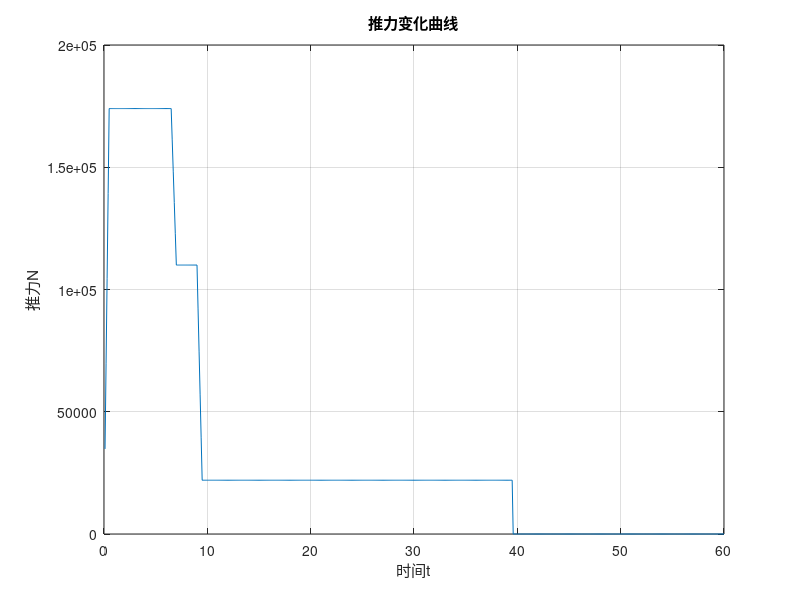
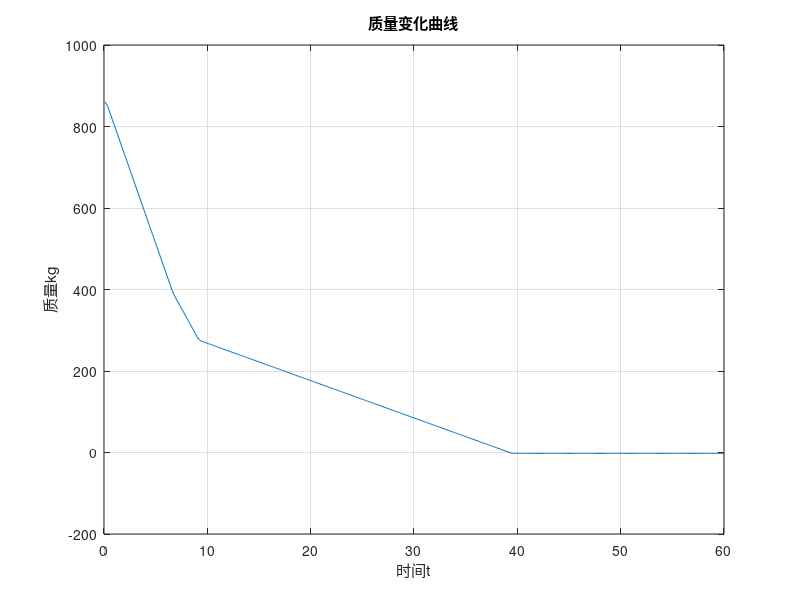

Reproduce these figures in MATLAB, in order.
clear
clc
close all

dt1u=0.5;
T1=6;
dt1d=0.5;
T2=2;
dt2d=0.5;
T3=30;
dt3d=0.1;


t1 = dt1u;
t2=t1+T1;
t3=t2+dt1d;
t4=t3+T2;
t5=t4+dt2d;
t6=t5+T3;
t7=t6+dt3d;

F1= 174 * 1000;
F2= 110 * 1000;
F3= 22 * 1000;

Isp = 245.0
m=726+135;
for i=1:1:600
    t=i*0.1;
    T(i)=t;
    FF=0;
    if t<t1
        FF = F1/dt1u*t;
    elseif t<t2
        FF = F1;
    elseif t<t3
       FF = (F2-F1)/dt1d*(t-t2)+F1;
    elseif t<t4
       FF = F2;
    elseif t<t5
       FF = (F3-F2)/dt2d*(t-t4)+F2;
    elseif t<t6
       FF=F3;
    elseif t<t7
       FF=-F3/dt3d*(t-t7);
    else
       FF=0;
    end
    F(i)=FF;
    
    dm = FF/Isp/9.8;
    m=m-dm*0.1;
    M(i)=m;
    
end
figure(1)
plot(T,F)
grid on
title("推力变化曲线")
xlabel("时间t")
ylabel("推力N")
figure(2)
plot(T,M)
grid on
title("质量变化曲线")
xlabel("时间t")
ylabel("质量kg")
